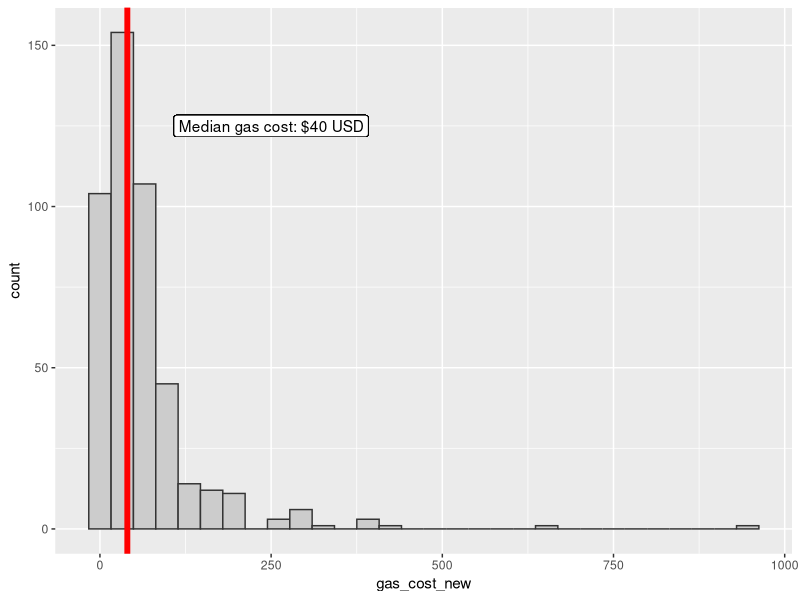
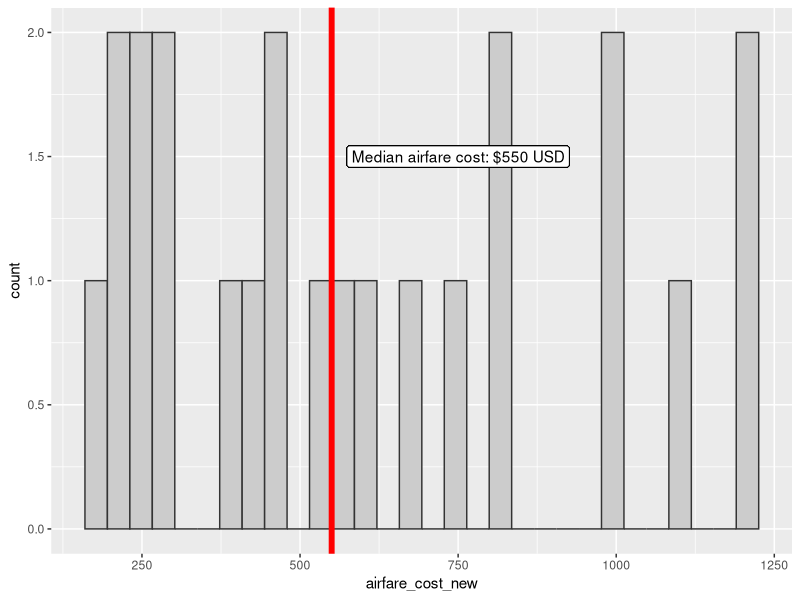
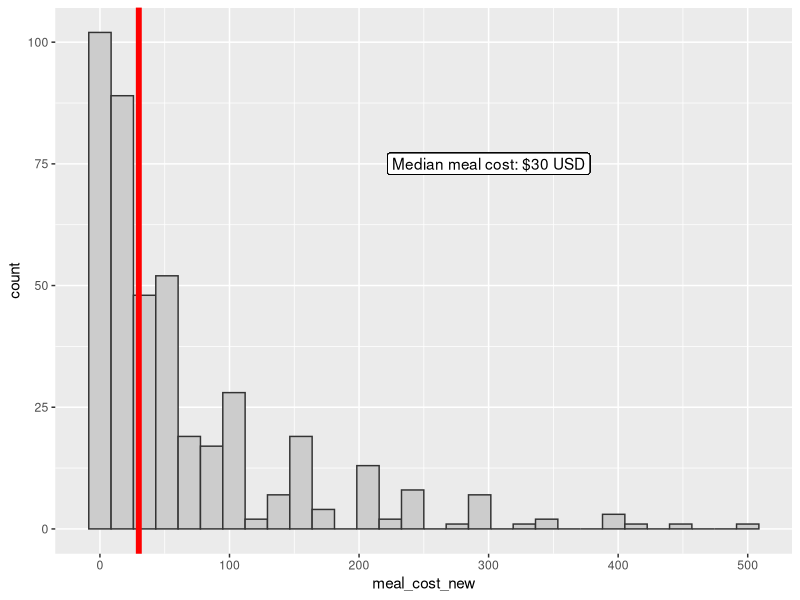

Write R code to recreate these figures, in order.
# 22 february 2022
# data cleaning script
# first goal - organize columns, get multiple choice / select all columns into single columns

library(here)
library(tidyverse)
library(zoo)

setwd(here::here("Data/survey_monkey"))

d <- readxl::read_xlsx(here("Data/survey_monkey/survey_monkey_sea_eagle_2022_02_22.xlsx"))

# first row which contains response categories
# creates a named charater vector
top <- d %>% slice(1) %>% unlist()

# just the names
names_top <- names(top)

# replace blank values in the name vector with NA- 
# this often happens for instances where there
# were response ccategories
names_top[grepl("\\.\\.\\.", names_top)] <- NA

# fill in the column names so ever response category has corresponding question
new_colnames <- zoo::na.locf(names_top)

# okay, I'm going to do this by hand and create short column names
# based on the values of the question / response categories
paste(new_colnames, unname(top), sep = "_")

new_names <- 
  c(
    "respond_id", #Respondent ID
    "collector_id", #Collector ID
    "start_date", # Start Date
    "end_date", # End Date
    "ip_address", # IP Adress
    "consent",  #I have read and understand the above and provide consent for the study
    "eagle_reference", #"Any mention or reference to \"eagle\" in the survey refers to the Steller's Sea Eagle_Response"
    "age18", #"Are you 18 (19 if in Alabama or Nebraska) years or older?
    "attempt_us", #"Did you attempt to see the Steller's Sea Eagle in the United States during December 2021 or January 2022?
    "attempt_ca",
    "find_out", #"How did you find out about the eagle?_Response"
    "find_out_other",
    "see", #Did you successfully see the eagle?
    "first_time", #Was this the first time you have seen the eagle?
    "date_first", #"If you successfully saw the eagle, what date did you first see it? (e.g., December 15, 2021; 15-Dec-2021; Dec-15-2021)
    "location", #Where did you attempt to see the eagle? Please enter the zip code, postal code, or city/state (city/province)
    "number_of_attempts", #"How many times did you travel to see the eagle?
    "leave_home_code", #Did seeing the bird require leaving your home zip/postal code?
    "home_code", #"What is your home zip/postal code?
    "observation_duration", #"How many minutes did you spend observing the eagle? If you visited the eagle more than once, please report the cumulative number of minutes spent observing (e.g., 15, 122, etc.).
    "private_vehicle", #"What mode of transportation did you use to see the bird?
    "rental_vehicle", #"What mode of transportation did you use to see the bird?
    "plane", #"What mode of transportation did you use to see the bird?
    "train",
    "other_transport", #"What mode of transportation did you use to see the bird?
    "carpool", #"If you used a vehicle, did you carpool or ride-share with others?
    "number_passengers", #"If you carpooled, how many individuals were in the vehicle?
    "primary_purpose", #"Was the eagle the primary purpose of the trip?
    "overnight", #"Did your trip involve overnight stay?
    "n_nights", #"If so, how many nights did you stay? Enter 0 if your trip did not involve overnight stay.
    "accomodation_friend",  #"What type of accommodation did you use?_Friend/relative's home"
    "accomodation_hotel", #
    "accomodation_campground",
    "accomodation_airbnb",
    "accomodation_vrbo",
    "accomodation_none",
    "accomodation_other",
    "accomodation_location", #Please enter the zip code, postal code, or city/state (city/province) of the accommodation in which you stayed. Enter NA if you did not use accommodations.
    "eat", #"While on the trip to see the eagle, how did you eat?
    "dine_fast_food", 
    "dine_fast_casual",
    "dine_sit_down",
    "dine_other",
    "number_dine_out", #"How many times did you eat out?
    "list_life", #"Which of the following \"bird lists\" do you keep?_Life list"
    "list_country", #"Which of the following \"bird lists\" do you keep?_Country list" 
    "list_state", #"Which of the following \"bird lists\" do you keep?_State list"
    "list_province", # province list
    "list_county", # county list
    "list_ebird", # only keep lists on ebird
    "list_idk", #"Which of the following \"bird lists\" do you keep?_I don't know what a bird list is"
    "list_none", #"Which of the following \"bird lists\" do you keep?_I don't keep bird lists"
    "list_other", #"Which of the following \"bird lists\" do you keep?_Other (please specify)" 
    "motivation_photography", #"What was your biggest motivation to see the bird?_Wildlife photography"
    "motivation_rarity",
    "motivation_vagrant",
    "motivation_life_list",
    "motivation_unlikely", #"What was your biggest motivation to see the bird?_Unlikely you would encounter the bird again" 
    "motivation_other", #"What was your biggest motivation to see the bird?_Other (please specify)" 
    "birding_experience",
    "birding_time", #"How long have you been birding? (approximate time in years)
    "bird_organization", #Do you belong to any bird-related organization?
    "gas_cost", #"Estimate how much you spent on gasoline. If you carpooled, please list the portion that you directly paid. If you carpooled but did not pay for gasoline, please enter
    "airfare_cost",  #"Estimate how much you spent on airfare. If you did not fly, please enter \"NA\
    "meal_cost", #"Estimate how much you spent on meals.
    "lodging_cost", #"Estimate how much you spent on lodging or accommodations.
    "donation5", #"If there was a required 'donation' of $5 to view the eagle, would you still have viewed the eagle?_
    "donation25", #"If there was a required 'donation' of $25 to view the eagle, would you still have viewed the eagle?
    "donation50", #"If there was a required 'donation' of $50 to view the eagle, would you still have viewed the eagle?
    "donation75",
    "donation100",
    "donation200",
    "age", #"What is your age?
    "gender", #What is your gender?
    "gender_other", #"What is your gender?_Other (please specify)" 
    "race", #Which of the following best describes you?
    "marital_status", 
    "marital_status_other",
    "hourly_wage", #"What is your approximate hourly wage?
    "highest_education", #What is your highest level of education?
    "highest_education_other",
    "employment_status", # "What best describes your employment status?
    "twitch_frequency", #"How often do you travel (leave your home zip/postal code) to view rare/vagrant birds in a year?
    "other_birding", #Did you do any other birding while you were in the area to view the eagle?
    "other_nature", #"Did you travel to other natural areas or pursue other nature-based activities while you were attempting to see the bird?
    "other_nature_01",#"If yes to the previous question, what activities did you participate in?_Activity 1
    "other_nature_02",
    "other_nature_03",
    "puffin_tour", #"If you viewed the eagle in Maine, did you book an Atlantic Puffin tour for the following season while in the area?
    "revisit", #"As a result of your trip to see the eagle, how likely are you to revisit that location in the future?
    "ebird", #"Did you submit your observation to eBird?
    "other_database", #"Did you submit your observation to any other database?
    "other_database_name", #"If you submitted to a database other than eBird, which was it?
    "twitter", #"Did you indicate you observed the bird on Twitter?,
    "facebook", #"Did you indicate you observed the bird on Facebook?
    "n_birders_visit1", #"Approximately how many other birders did you see while observing the eagle?
    "n_birders_visit2", 
    "n_birders_visit3",
    "comments")

d_new <- d %>% 
  setNames(., new_names) %>% 
  dplyr::filter(!row_number() == 1) # drop the first row

# ~ 200 respondents that didn't attempt to see eagle?
# drop them
d_new <- d_new %>% 
  filter(attempt_us == "Yes" | attempt_ca == "Yes")

# remove individuals less than 18 years of age
d_new <- d_new %>%
  filter(age18 == 'Yes')

# Feb 23 - Neil here - I'm going to save the file to edit it 
write_csv(d_new, "sea_eagle_cleaned_2022_02_23.csv")

# OK, I manually cleaned the four cost columns (gas, airfare, meal, lodging)
# I left the original columns; the new ones are
# gas_cost_new, airfare_cost_new, meal_cost_new, and lodging_cost_new
# Some notes
## for cases when a range of values was reported (e.g., 80-100), I entered the mean
## One person reported gas in gallons, so I converted to price based on average cost of gas in ME in january 2022
## several cases reported costs in CAD; I converted these to USD
## Left NA entries as NA; only entered 0 when that was what was entered
cost_corrected <- read_csv("sea_eagle_cleaned_2022_02_23_cost_corrections.csv")

# A couple outliers (>$500) that might data entry errors by respondents?
cost_corrected %>% 
  ggplot(aes(x = gas_cost_new)) + 
  geom_histogram(color = "gray20", 
                 fill = "gray80") + 
  geom_vline(aes(xintercept = median(gas_cost_new, na.rm = TRUE)),
             color = "red",
             size = 2) +
  geom_label(x = 250, 
             y = 125,
             aes(label = paste0("Median gas cost: $",
                                median(gas_cost_new, na.rm = TRUE),
                                " USD")))

# only 23 respondents purchased airline tickets
filter(cost_corrected, airfare_cost_new > 0) %>% 
  ggplot(aes(x = airfare_cost_new)) + 
  geom_histogram(color = "gray20", 
                 fill = "gray80") + 
  geom_vline(aes(xintercept = median(airfare_cost_new, na.rm = TRUE)),
             color = "red",
             size = 2) +
  geom_label(x = 750, 
             y = 1.5,
             aes(label = paste0("Median airfare cost: $",
                                median(airfare_cost_new, na.rm = TRUE),
                                " USD")))

cost_corrected %>% 
  ggplot(aes(x = meal_cost_new)) + 
  geom_histogram(color = "gray20", 
                 fill = "gray80") + 
  geom_vline(aes(xintercept = median(meal_cost_new, na.rm = TRUE)),
             color = "red",
             size = 2) +
  geom_label(x = 300, 
             y = 75,
             aes(label = paste0("Median meal cost: $",
                                median(meal_cost_new, na.rm = TRUE),
                                " USD")))


# COLUMNS THAT COULD USE SOME CLEANING (plus notes)
# date_first # DONE 2/23/22 BSP
# location # DONE 2/23/22 BSP
# observation_duration - some large values (> 1 day) # CHECKED 3/3/2022 BSP - I think this is okay. I looked at large values and these folks stayed overnight 3,4, and 9 nights, and reported more than one trip. So, cumulative birding time checks out? dedication... 
# carpool - change N/A to NA #DONE 3/3/2022 BSP
# number_passengers - ugh this one's a mess # MOSTLY DONE 3/3/2022 BSP
# n_nights - needs to have characters cleaned out ### DONE 3/3/2022 BSP
# birding_time - this one's a mess. have to clean out characters # DONE 3/3/2022 BSP
# gas_cost - DONE 2/23/22 by Neil
# airfare_cost - DONE 2/23/22 by Neil
# meal_cost - DONE 2/23/22 by Neil
# lodging cost - DONE 2/23/22 by Neil 
# hourly_wage - # DONE 3/3/22 BSP
# n_birders_visit1 / 2 /3 - would be nice to clean these up / categorize these # DONE 3/3/2022 BSP
# travel_mode_5 # DONE 3/3/22 BSP
# accomodation_location # MOSTLY DONE 3/3/22 BSP


# FWIW, here's the tidyverse way to put responses into one column
# d_new %>% 
#   pivot_longer(accomodation_friend:accomodation_none,
#                names_to = "accomodation_name", 
#                values_to = "accomodation_value") %>%
#   dplyr::select(respond_id, accomodation_name, accomodation_value) %>% 
#   filter(!is.na(accomodation_value))